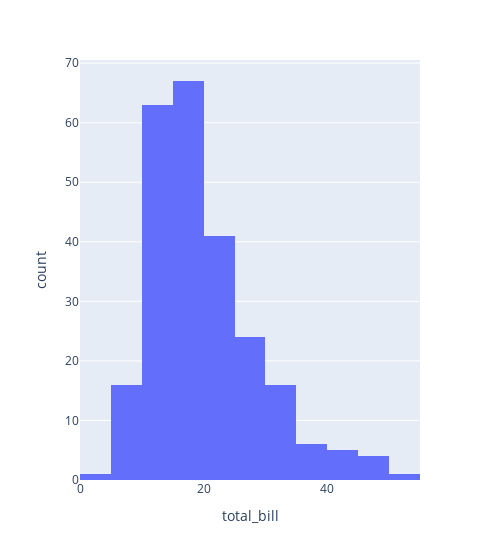

Notebook code cell kept with this figure:
### Code cell
# plotly histogram
px.histogram(data_frame=tip_df, x='total_bill', width=500, nbins=20) #bin의 갯수

### Figure 1 — Plotly figure (JSON) as saved in the notebook; plotly's stock layout.template omitted (floating-point values rounded to 4 significant figures; data arrays with more than 128 entries replaced by an {"elided": "..."} marker saying what was removed)
{"data": [{"bingroup": "x", "hovertemplate": "total_bill=%{x}<br>count=%{y}<extra></extra>", "legendgroup": "", "marker": {"color": "#636efa", "pattern": {"shape": ""}}, "name": "", "nbinsx": 20, "orientation": "v", "showlegend": false, "type": "histogram", "x": {"elided": "244 float values"}, "xaxis": "x", "yaxis": "y"}], "layout": {"barmode": "relative", "legend": {"tracegroupgap": 0}, "margin": {"t": 60}, "width": 500, "xaxis": {"anchor": "y", "domain": [0, 1], "title": {"text": "total_bill"}}, "yaxis": {"anchor": "x", "domain": [0, 1], "title": {"text": "count"}}}}
